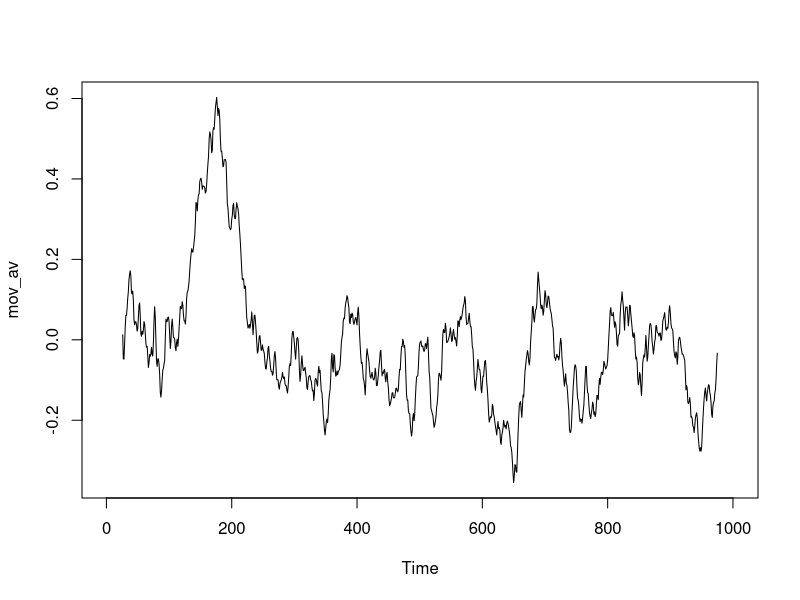
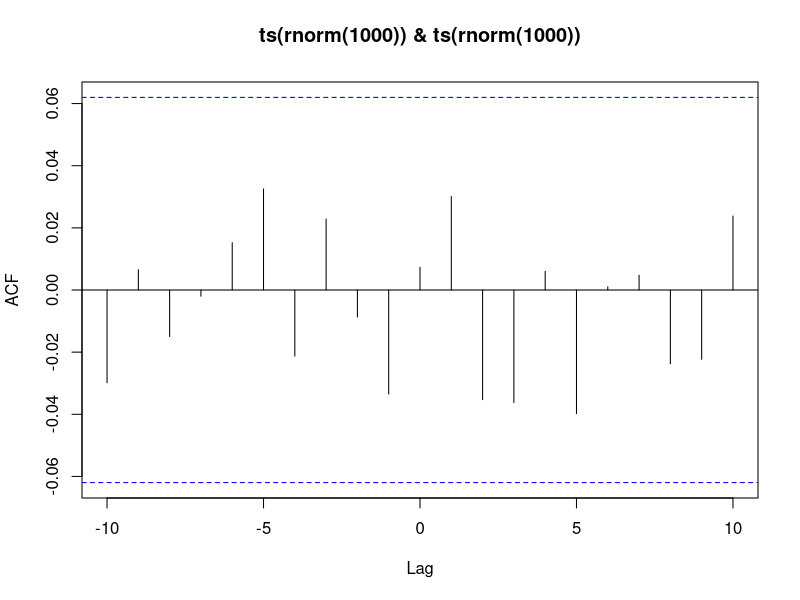

Write the R code that produced these figures, in order.
## ---- chunk 1
knitr::opts_chunk$set(echo = TRUE)
## ---- chunk 2
Seatbelts[1:8,]
## ---- chunk 3
# smooths data by averaging over sliding time-windows
library(forecast)# x=ts object, order= length of time-window
mov_av<-ma(x=ts(rnorm(1000)),order=50);plot(mov_av)
## ---- chunk 4
# cross-correlation at different lags between two ts objects
ccf(x=ts(rnorm(1000)),y=ts(rnorm(1000)),lag.max=10,type="correlation")
